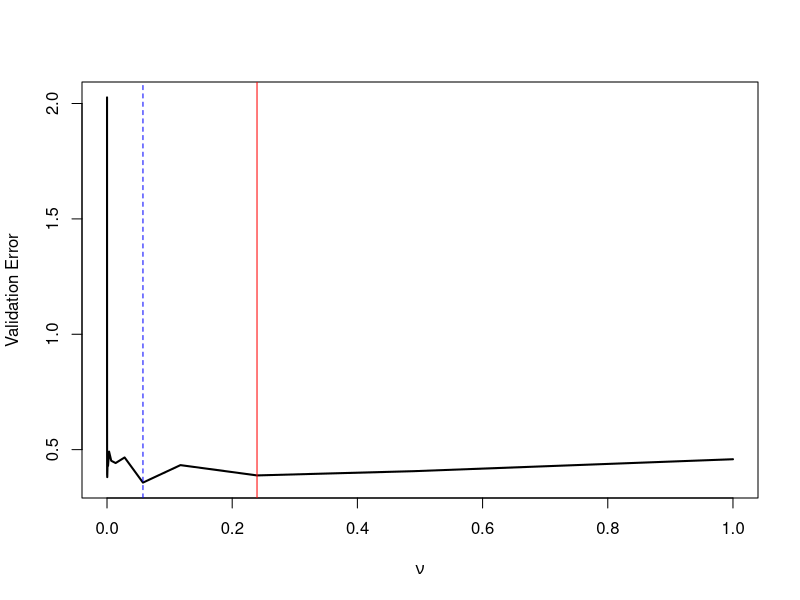
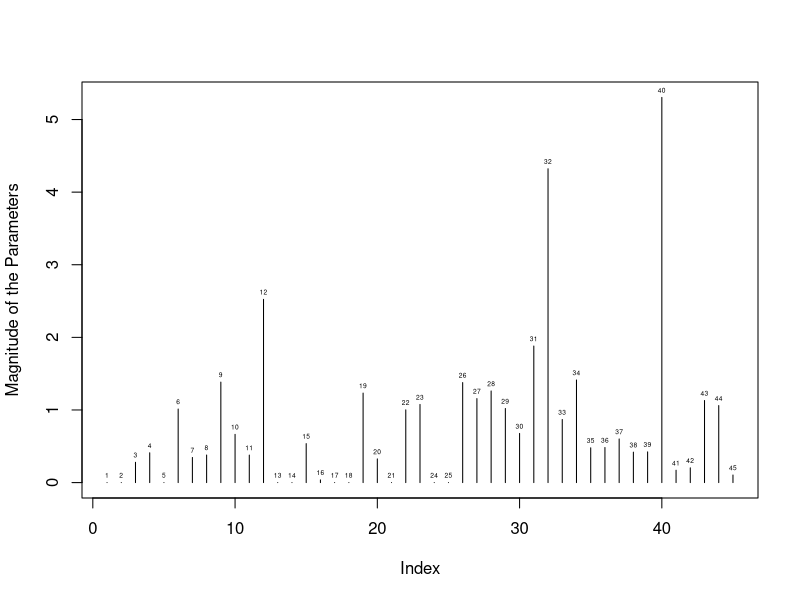
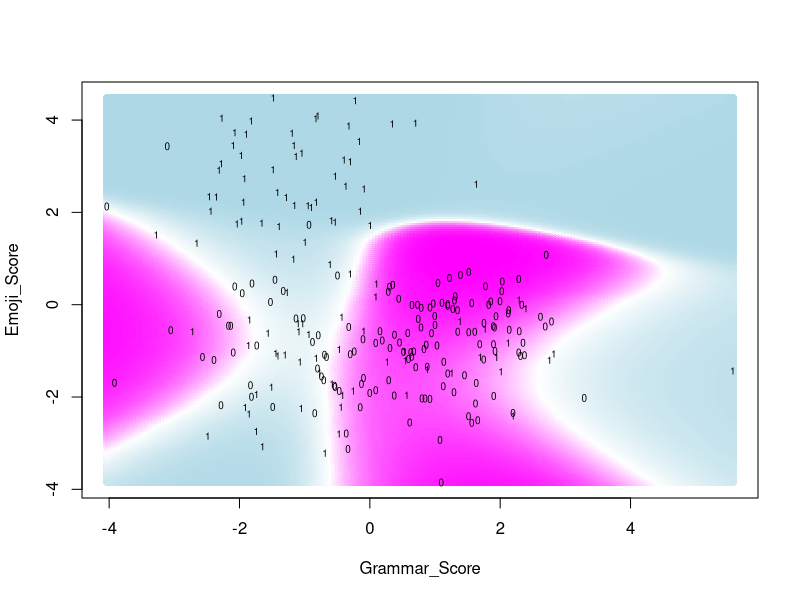
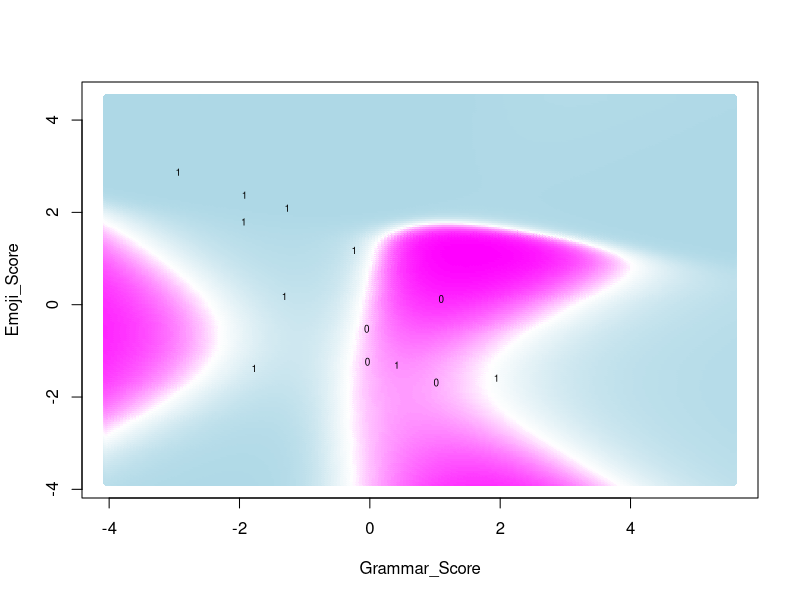
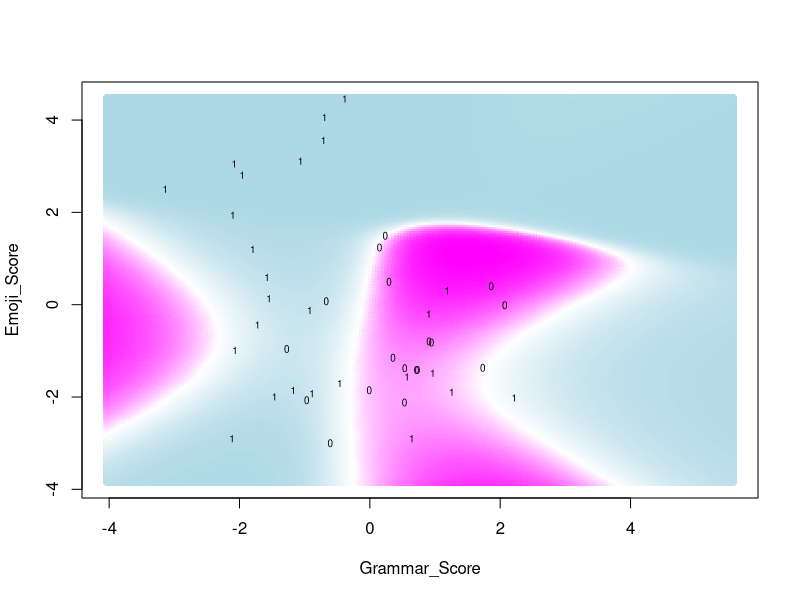

These charts were generated, in order, by the following R code:
## ---- chunk 1
knitr::opts_chunk$set(echo = TRUE)
## ---- chunk 2
library(colorspace)
library(knitr)
color.gradient = function(x, colors=c('magenta','white','lightblue'), colsteps=100)
{
  colpal = colorRampPalette(colors)
  return( colpal(colsteps)[ findInterval(x, seq(min(x),max(x), length=colsteps)) ] )
}

dat = read.table('SpamBotData_2024.txt', h = TRUE, stringsAsFactors = TRUE)
attach(dat)
## ---- chunk 3
#Setting Grey = 1, Blue = 2, Red = 3 to keep ordinal order
dat$Lure_Flag = as.numeric(factor(dat$Lure_Flag,levels = c( "grey","blue","red")))

#Setting Negative = 1, Neutral = 2, Positive = 3 to keep ordinal order 
dat$Sentiment = as.numeric(factor(dat$Sentiment,levels = c( "Negative","Neutral","Positive")))

#Setting Human = 0 and Robot = 1
dat$Spam_Bot  = as.numeric(factor(dat$Spam_Bot,levels = c( "Human","Robot")))-1

head_df = (head(dat,4))
kable(head_df,caption="The first four rows of the input matrix showing the new encodings.")
## ---- chunk 4

g = function(AL,Y)
  {
    #Ensuring that all 0s are set to 1e-7 and all 1s are set to 1-1e-7 within AL    
    AL=ifelse(AL == 0, 1e-7, ifelse(AL == 1, 1 - 1e-7, AL))
    
    return(-(1/length(AL))*sum(Y*log(AL)+(1-Y)*log(1-AL)))
  
  }
## ---- chunk 5
 #====================================================
# Split-Brain Network Function
#====================================================
U = dat[,4:5]      #Design matrix for left hemisphere
V = dat[,2:3]     #Design matrix for right hemisphere
Y = as.matrix(dat[,1])     #Response matrix


sig1 = function(z) #Using tanh activation function in hidden layers
 {
   return(tanh(z))
 }

sig2 = function(z) #Using sigmoid activation function on the output layer
 {
  return (1 / (1 + exp(-z))) 
   
 }
  
neural_net = function(U,V,Y,theta,m,nu)
{
   # Infer dimensions:
   N = nrow(U)
   X = cbind(U,V) #Creating an input matrix consisting of both hemispheres
   p = dim(X)[2]
   q = dim(Y)[2]

   # Populating weight and bias matrices:
   index = 1:(p*m)
   W1    = matrix(theta[index],p,2*m)
   index = max(index)+1:(m*2)
   W2    = matrix(theta[index],2*m,2)
   index = max(index)+1:(2)
   W3    = matrix(theta[index],2,q)
   index = max(index)+1:(2*m)
   b1    = matrix(theta[index],2*m,1)
   index = max(index)+1:(2)
   b2    = matrix(theta[index],2,1)
   index = max(index)+1:(1)
   b3    = matrix(theta[index],q,1)

   #This split brain matrix can be evaluated as a normal NN with 
   #the weights from the U hemisphere to the V hemisphere set to 0 and vice versa
   W1[1:dim(U)[2],-(1:m)]      = 0 
   W1[-(1:dim(U)[2]),-(m+1:m)] = 0
   
   W2[1:m,2]   =0
   W2[-(1:m),1]=0
   
   
   
   # Evaluate the updating equation in matrix form
   # With the requisite modifications made we can evaluate this as a standard (2m,2) NN.

   ones_t = matrix(1,1,N)
   A0     = t(X)
   A1     = sig1(t(W1)%*%A0+b1%*%ones_t)
   A2     = sig1(t(W2)%*%A1+b2%*%ones_t)
   A3     = sig2(t(W3)%*%A2+b3%*%ones_t)
   
   # Evaluate an appropriate objective function and return some predictions:
   out = t(A3)
   E1  = g(out,Y)
   E2  = E1+(nu/N)*(sum(abs(W1))+sum(abs(W2))+sum(abs(W3)))
   # Return a list of relevant objects:
   return(list(out = out, E1 = E1, E2 = E2))
}

#This objective function is what will be minimised, it returns the CE error
obj = function(pars) 
{
   res = neural_net(U,V,Y,pars,m,nu)
   return(res$E1)
}

m     = 5
p     = 2
q     = 1
nu    = 0
npars = 2*(p*m+m*q+m+q)+3
theta = runif(npars,-1,1)

## ---- chunk 6
set.seed(2024)
ind = sample(1:nrow(dat),floor(0.8*nrow(dat)),replace = F)
#Splitting the data into a training and validation set
train_dat_u = U[ind,]
train_dat_v = V[ind,]
train_dat_Y = as.matrix(Y[ind,])

val_dat_u = U[-ind,]
val_dat_v = V[-ind,]
val_dat_Y = as.matrix(Y[-ind,])

obj_mod = function(pars) #Creating an objective function that uses training data
{
   res = neural_net(train_dat_u,train_dat_v,train_dat_Y,pars,m,nu)
   return(res$E2)
}

nus       = exp(seq(-10,0,length=15)) #Creating a sequence of nu values
val_error = numeric(length(nus)) 

for (i in 1:length(nus))
  {
    theta_rand   = runif(npars,-1,1) 
    nu           = nus[i] #Setting the nu value to be used
    res_opt      =  nlm(obj_mod,theta_rand,iterlim = 500) #Optimising using nu
    #Getting validation error by using the optimal parameters for a nu
    val_error[i] = neural_net(val_dat_u,val_dat_v,val_dat_Y,res_opt$estimate,m,nu)$E1 
}

#Plotting validation error vs nu values
{plot(val_error~nus,type="l",lwd=2, ylab = "Validation Error", xlab = expression(nu))
  abline(v=nus[13],col="red",lwd=1)
 abline(v=nus[which.min(val_error)],col="blue",lwd=1,lty=2) }
nu=nus[13]

## ---- chunk 7

#Fitting the final regularized modelS using the chosen nu value 
nu=nus[13]
obj_final = function(pars) #Objective function that uses all data 
  {res = neural_net(U,V,Y,pars,m,nu)
  return(res$E2)}

theta_rand = runif(npars,-1,1)

best_pars = nlm(obj_final,theta_rand,iterlim = 1000) #Determining best parameters

#Plotting the absolute magnitudes of the parameters
{plot(abs(best_pars$estimate),type="h", ylab = "Magnitude of the Parameters")
 text(1:npars,y=abs(best_pars$estimate)+0.1,labels = 1:npars,cex=0.4)}

## ---- chunk 8
M=200
#Creating sequences and dummy variables for the lattice
gram_seq = seq(min(dat$Grammar_Score),max(dat$Grammar_Score),length=M)
emoji_seq = seq(min(dat$Emoji_Score),max(dat$Emoji_Score),length=M)
Gram_1 = rep(gram_seq,M)
Emoji_2= rep(emoji_seq,each=M)
#Creating data frames to be passed into the NN
dfV = data.frame(Grammar_score=Gram_1,Emoji_score=Emoji_2) 
dfU_lure1 = data.frame(Lure_Flag=rep(1,length(Gram_1)),Sentiment=2)
dfU_lure2 = data.frame(Lure_Flag=rep(2,length(Gram_1)),Sentiment=2)
dfU_lure3 = data.frame(Lure_Flag=rep(3,length(Gram_1)),Sentiment=2)
YY = as.matrix(rep(1,length(Gram_1)))
#Predictions for each different lure flag level
pred1 = neural_net(dfU_lure1,dfV,YY,best_pars$estimate,m,nu)$out

{plot(Emoji_2~Gram_1,pch=16,col=color.gradient(pred1),
      xlab="Grammar_Score",ylab="Emoji_Score")
  text(dat$Emoji_Score~dat$Grammar_Score,
       labels = ifelse(dat$Lure_Flag==1,
         ifelse(dat$Spam_Bot==1,"1","0"),""),cex=0.6)}
## ---- chunk 9
pred2 = neural_net(dfU_lure2,dfV,YY,best_pars$estimate,m,nu)$out
{plot(Emoji_2~Gram_1,pch=16,col=color.gradient(pred2),
      xlab="Grammar_Score",ylab="Emoji_Score")
  text(dat$Emoji_Score~dat$Grammar_Score,
       labels = ifelse(dat$Lure_Flag==2,
         ifelse(dat$Spam_Bot==1,"1","0"),""),cex=0.6)}
## ---- chunk 10
pred3 = neural_net(dfU_lure3,dfV,YY,best_pars$estimate,m,nu)$out
{plot(Emoji_2~Gram_1,pch=16,col=color.gradient(pred3),
      xlab="Grammar_Score",ylab="Emoji_Score")
  text(dat$Emoji_Score~dat$Grammar_Score,
       labels = ifelse(dat$Lure_Flag==3,
         ifelse(dat$Spam_Bot==1,"1","0"),""),cex=0.6)}

